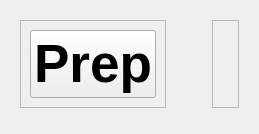
            <widget class="QWidget" name="prep">
             <layout class="QVBoxLayout" name="verticalLayout_11">
              <item alignment="Qt::AlignmentFlag::Qt::AlignmentFlag::AlignTop">
               <widget class="QWidget" name="widget_5" native="true">
                <layout class="QHBoxLayout" name="horizontalLayout_13">
                 <item>
                  <widget class="QFrame" name="frame_11">
                   <property name="frameShape">
                    <enum>QFrame::Shape::StyledPanel</enum>
                   </property>
                   <property name="frameShadow">
                    <enum>QFrame::Shadow::Raised</enum>
                   </property>
                   <layout class="QHBoxLayout" name="horizontalLayout_11">
                    <item>
                     <widget class="QPushButton" name="pushButton_15">
                      <property name="font">
                       <font>
                        <family>Arial</family>
                        <pointsize>40</pointsize>
                        <bold>true</bold>
                       </font>
                      </property>
                      <property name="text">
                       <string>Prep</string>
                      </property>
                      <property name="icon">
                       <iconset resource="resource.qrc">
                        <normaloff>:/images/rulerPencil.png</normaloff>:/images/rulerPencil.png</iconset>
                      </property>
                      <property name="iconSize">
                       <size>
                        <width>50</width>
                        <height>50</height>
                       </size>
                      </property>
                     </widget>
                    </item>
                   </layout>
                  </widget>
                 </item>
                 <item>
                  <spacer name="horizontalSpacer_4">
                   <property name="orientation">
                    <enum>Qt::Orientation::Horizontal</enum>
                   </property>
                   <property name="sizeHint" stdset="0">
                    <size>
                     <width>40</width>
                     <height>20</height>
                    </size>
                   </property>
                  </spacer>
                 </item>
                 <item>
                  <widget class="QFrame" name="frame_12">
                   <property name="frameShape">
                    <enum>QFrame::Shape::StyledPanel</enum>
                   </property>
                   <property name="frameShadow">
                    <enum>QFrame::Shadow::Raised</enum>
                   </property>
                   <layout class="QHBoxLayout" name="horizontalLayout_12">
                    <item>
                     <widget class="QLabel" name="label_4">
                      <property name="text">
                       <string/>
                      </property>
                     </widget>
                    </item>
                   </layout>
                  </widget>
                 </item>
                </layout>
               </widget>
              </item>
              <item>
               <widget class="QWidget" name="widget_6" native="true">
                <property name="sizePolicy">
                 <sizepolicy hsizetype="Expanding" vsizetype="Expanding">
                  <horstretch>0</horstretch>
                  <verstretch>0</verstretch>
                 </sizepolicy>
                </property>
               </widget>
              </item>
             </layout>
            </widget>
